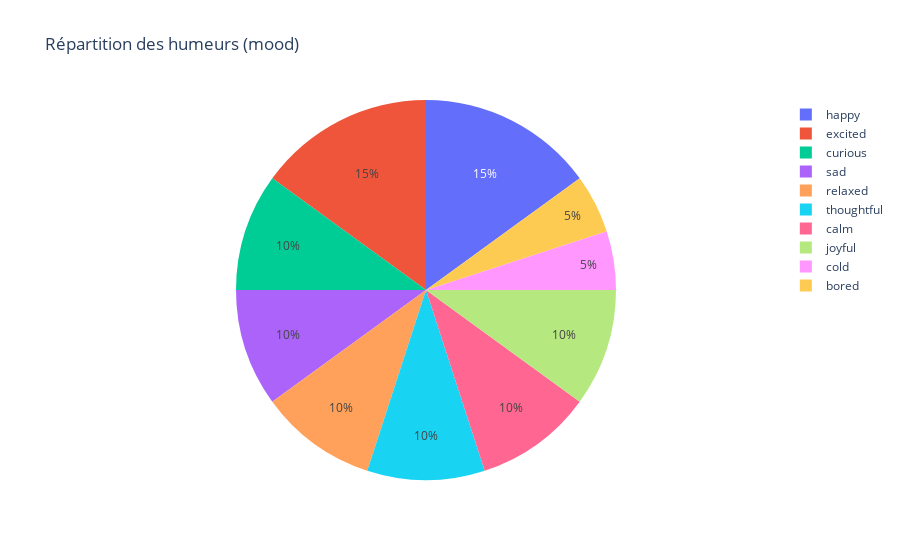

The cell this chart's notebook holds for it:
### Markdown cell above
**TODO**

- Créer un graphique en camembert basé sur la répartition des humeurs (colonne mood)
- Afficher les pourcentages sur chaque tranche
- Afficher le graphique

### Code cell
# Write your code here

import pandas as pd
import plotly.express as px

df_trips = pd.read_csv("clean_travel_data.csv")

fig = px.pie(df_trips, names='mood', title='Répartition des humeurs (mood)', labels={'mood': 'Humeur'},)

fig.show()

### Figure 1 — Plotly figure (JSON) as saved in the notebook; plotly's stock layout.template omitted (floating-point values rounded to 4 significant figures)
{"data": [{"domain": {"x": [0, 1], "y": [0, 1]}, "hovertemplate": "Humeur=%{label}<extra></extra>", "labels": ["happy", "curious", "sad", "excited", "relaxed", "thoughtful", "happy", "calm", "joyful", "cold", "excited", "joyful", "relaxed", "thoughtful", "sad", "happy", "curious", "excited", "bored", "calm"], "legendgroup": "", "name": "", "showlegend": true, "type": "pie"}], "layout": {"legend": {"tracegroupgap": 0}, "title": {"text": "Répartition des humeurs (mood)"}}}
